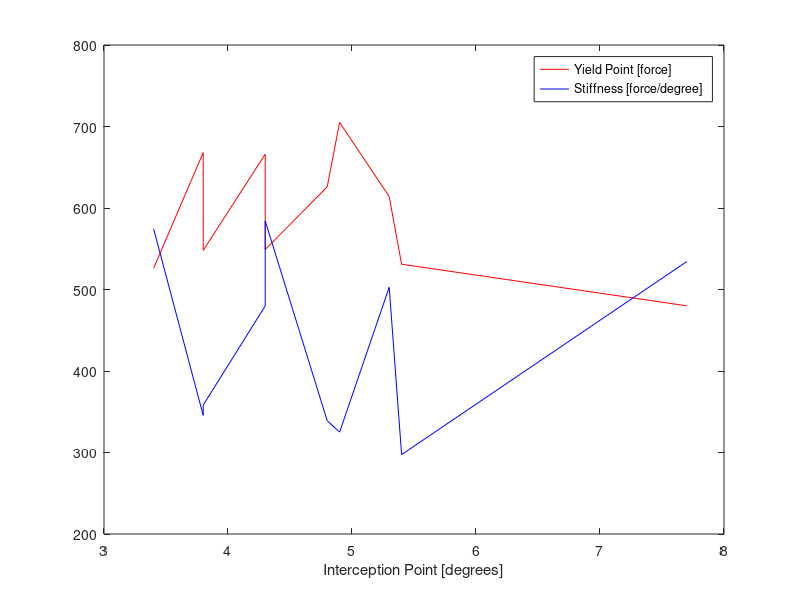

This chart was generated by the following MATLAB code:
%% Some data analysis from test 14042021

% By Øystein Bjelland, CPS Lab, IIR, NTNU

clear;
clc;
close all;

%% We are looking at test #11

interceptionPoint = [3.4 3.8 3.8 4.3 4.3 4.8 4.9 5.3 5.4 7.7];

yieldPoint = [526 668 548 666 549 626 705 614 531 480];

K = [574.49 345.61 358.17 479.80 584.22 339.12 324.99 502.75 297.43 534.33]; 


%% Plots

figure(1)

plot(interceptionPoint, yieldPoint, 'r');
hold on
plot(interceptionPoint, K, 'b');
legend('Yield Point [force]', 'Stiffness [force/degree]');
xlabel('Interception Point [degrees]');



